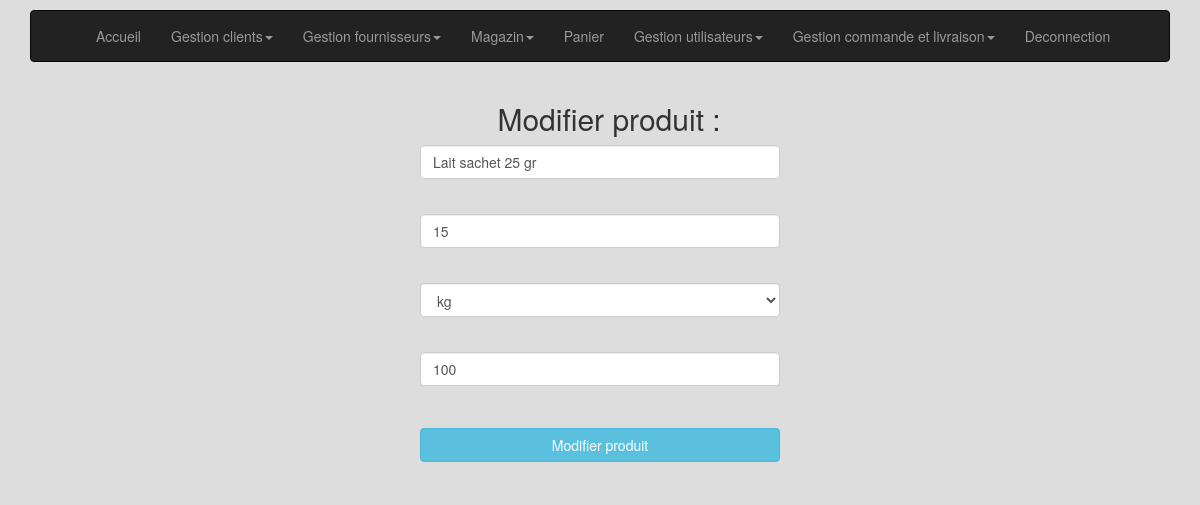
Screenshot of /traitement/php/modifier-produit.php?id_produit=1 (signed in) with the database file from the repository.
### tables this page shows
CREATE TABLE `produit` (
  `codProd` int(11) NOT NULL,
  `designation` varchar(30) NOT NULL,
  `quantite` int(11) NOT NULL,
  `unite` varchar(10) NOT NULL,
  `prixUnitaire` int(11) NOT NULL
);

### traitement/php/modifier-produit.php (the view, shortened to what this page needs)
<?php
    include_once('connexion_sql.php');
    $reponse=$bdd->prepare('SELECT * FROM produit WHERE codProd=:codProd') or die(print_r($bdd->errorInfo()));
    $reponse->execute(array(
        'codProd'=>$_SESSION['id_produit']
    ));
    $donnees=$reponse->fetch();
?>
<!DOCTYPE HTML>
<html>
    <head>
        <link href="../css/bootstrap.css" rel="stylesheet">
    </head>
    <body>
        <div class="container">
            <?php include("menu.php"); ?>
            <form class="form-horizontal" action="modifier-produit.php" method="post" onsubmit="return validate(this)">
                <fieldset>
                    <h2 class="titre">Modifier produit :</h2>
                    <div class="form-group">
                        <label class="col-md-4 control-label"></label>
                        <div class="col-md-4">
                            <input type="text" id="designation" name="designation" value="<?php echo htmlspecialchars($donnees['designation']);?>" class="form-control input-md">
                        </div>
                    </div>
                    <div class="form-group">
                        <label class="col-md-4 control-label"></label>
                        <div class="col-md-4">
                            <input type="text" id="quantite" name="quantite" value="<?php echo htmlspecialchars($donnees['quantite']);?>" class="form-control input-md">
                        </div>
                    </div>
                    <div class="form-group">
                        <label class="col-md-4 control-label"></label>
                        <div class="col-md-4">
                            <select name="typeproduit" id="typeproduit" class="form-control input-md">
                                <?php
                                $reponse2=$bdd->query('SELECT * FROM type_unite_produit') or die(print_r($bdd->errorInfo()));
                                while($donnees2=$reponse2->fetch())
                                {
                                ?>
                                <option value="<?php echo htmlspecialchars($donnees2['type']);?>"><?php echo htmlspecialchars($donnees2['type']);?></option>
                                <?php
                                }
                                ?>
                            </select>
                        </div>
                    </div>
                    <div class="form-group">
                        <label class="col-md-4 control-label"></label>
                        <div class="col-md-4">
                            <input type="text" id="prixunitaire" name="prixunitaire" value="<?php echo htmlspecialchars($donnees['prixUnitaire']);?>" class="form-control input-md">
                        </div>
                    </div>
                    <div class="form-group">
                        <label class="col-md-4 control-label"></label>
                        <div class="col-md-4 control-label">
                            <input type="submit" value="Modifier produit" class="btn btn-info btn-block">
                        </div>
                    </div>
                </fieldset>
            </form>
        </div>
    </body>
</html>

### traitement/php/modifier-produit.php (style rules this page uses)
body { background-color: #DDD; padding-top: 10px; }
[class*="col-"] { margin-bottom: 20px; }
[class*="titre"] { margin-left: 41%; margin-right: 39%; }

### rows the page displays
produit: designation "Lait sachet 25 gr", quantite "15", prixunitaire "100"

### other values shown
form field typeproduit "kg"
